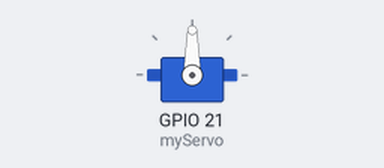
A sketch run on a simulated ESP32. Shown: servo.

Above: at 0.05 s.
At 3.95 s:
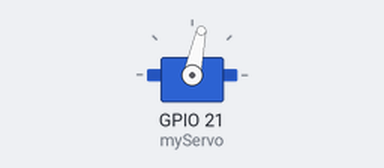
At 9.95 s:
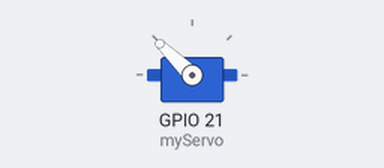
At 19.95 s:
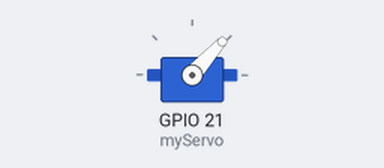
Timing chart, 0 to 26.0 s (numbered marks = the images above):
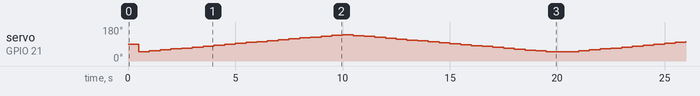

The sketch:

servoESP.ino
```cpp
#include <ESP32Servo.h>

Servo myServo;
#define potpin 21;

void findstrokepercent(float strokepercent) {
  if (strokepercent >= 1.0 && strokepercent <= 99.0) {
    int pos = 1000 + strokepercent * 1000 / 100.0;
    myServo.writeMicroseconds(pos);

    //In this case, full range runs from about 1000-2000 usec.
  }

}
//stroke percentage 0.0 is fully retracted, 100.0 fully extended


void setup() {
  myServo.attach(21, 45, 145);
}

void loop() {
  //keeps moving servo from 1 to 99 percent and back
  //int delayMS=1500;
  for (int i=0; i<99; i+=5) {
    findstrokepercent(i);
    delay(500);
  }
  for (int i=99; i>1; i-=5) {
    findstrokepercent(i);
    delay(500);
  }

}
```
